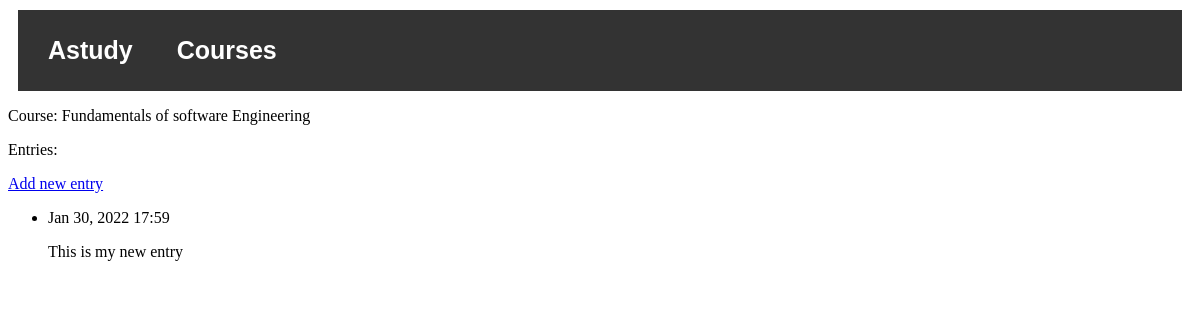
Page /courses/3/ on the committed database.
### courses/models.py (models this page shows, shortened)
class Course(models.Model):
    instructor = models.ForeignKey(
        settings.AUTH_USER_MODEL,
        on_delete=models.CASCADE,
        null=True
    )
    course_name = models.CharField(max_length=200)
    course_description = models.CharField(max_length=200)
    course_created_datetime = models.DateTimeField(auto_now_add=True)
    def __str__(self):
        return self.course_name

class Entry(models.Model):
    course_name = models.ForeignKey(Course, on_delete=models.CASCADE)
    text = models.TextField()
    date_added = models.DateTimeField(auto_now_add=True)
    class Meta:
        verbose_name_plural = 'entries'

### courses/views.py (the view)
# urls.py: path('courses/<int:course_id>/', views.course, name='course'),
def course(request, course_id):
    course = Course.objects.get(id=course_id)
    entries = course.entry_set.order_by('-date_added')
    context = {'course': course, 'entries': entries}
    return render(request, 'courses/course.html', context)

### courses/templates/courses/course.html
{% extends 'courses/base.html' %} {% block content %}
<p>Course: {{ course }}</p>
<p>Entries:</p>
<p>
  <a href="{% url 'courses:new_entry' course.id %}">Add new entry</a>
</p>
<ul>
  {% for entry in entries %}
  <li>
    <p>{{ entry.date_added|date:'M d, Y H:i' }}</p>
    <p>{{ entry.text|linebreaks }}</p>
  </li>
  {% empty %}
  <li>There are no entries for this topic yet.</li>
  {% endfor %}
</ul>
{% endblock content %}

### rows in the picture
Course: course_name "Fundamentals of software Engineering"
Entry: date_added "Jan 30, 2022 17:59", text "This is my new entry"
